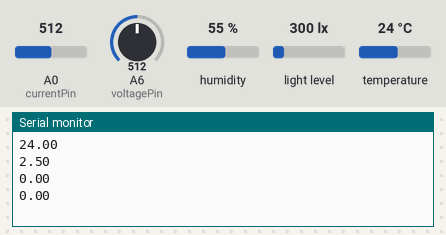
Recording of a program running on a simulated Arduino Nano, built with avr-gcc and run on an emulated ATmega328P. Shown: the last lines printed to the serial monitor. The test bench sets the inputs (shaded band); at power-on: light level 300 lx, temperature 24 °C, A0 (currentPin) = 512, A6 (voltagePin) = 512, humidity 55 %.

Above: at 5.8 s.
5.9 s: light level set to 40 lx
11.9 s: temperature set to 12 °C
17.9 s: A0 (currentPin) set to 716
At 21.0 s:
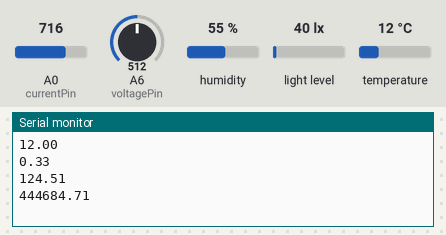
23.9 s: A6 (voltagePin) set to 716
At 25.9 s:
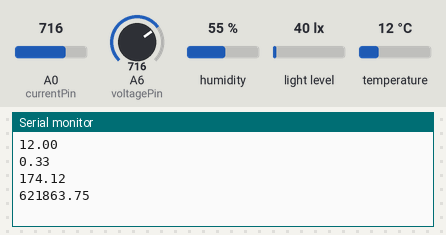
29.9 s: light level set to 500 lx
At 30.9 s:
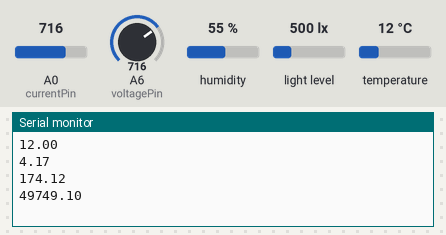
35.9 s: temperature set to 19 °C
Timing chart, 0 to 38.9 s (numbered marks = the images above; inputs shaded):
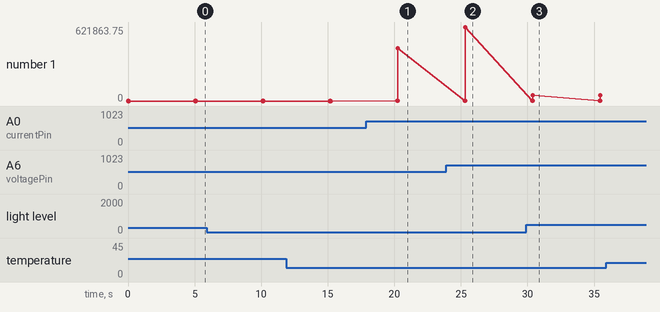

The program:

main.cpp
```cpp
// Inclusion des bibliothèques nécessaires
#include <Arduino.h>
#include <Adafruit_Sensor.h>
#include <DHT.h>
#include <DHT_U.h>
#include <BH1750.h>
#include <Wire.h>
#include <SoftwareSerial.h>
#define RX 2
#define TX 3

// Définition des broches pour les capteurs
#define currentPin A0 // Broche pour le capteur de courant ACS712
#define voltagePin A6 // Broche pour le capteur de tension B25
#define DHTPIN A3 // Broche pour le capteur de température DHT22

// Type de capteur DHT22 utilisé
#define DHTTYPE DHT22

// Création des objets pour les capteurs
DHT dht(DHTPIN, DHTTYPE);
BH1750 lightMeter;

SoftwareSerial espseriale(RX,TX);

// Constantes pour le diviseur de tension
const float R1 = 30000.0;
const float R2 = 7500.0;

// Constante pour la surface du panneau solaire (en m²)
//const float S = 0.05724;
const float S = 0.084;

// Fonction d'initialisation, exécutée une fois au démarrage
void setup() {
    // Initialisation de la communication série
    espseriale.begin(9600);
    Serial.begin(9600);
    //Serial.println("\n");

    // Initialisation de la communication I2C
    Wire.begin();

    // Initialisation des capteurs DHT22 et BH1750
    //dht.begin();
    //lightMeter.begin();

    // Configuration des broches des capteurs en entrée
    pinMode(currentPin, INPUT);
    pinMode(voltagePin, INPUT);

    // Message indiquant le début du test
    //Serial.println(F("Début du test (Veuillez appuyer sur ENTRER...)"));
}

// Fonction en boucle, exécutée en continu après l'initialisation
void loop() {
    /*// Mesure du courant à partir du capteur ACS712
    //unsigned int x=0;
    float adcValueCurrent=0.0, SamplesA=0.0, AvgAcs=0.0, I=0.0;
    for (int x = 0; x < 150; x++) { // Collecte de 150 échantillons
        adcValueCurrent = analogRead(currentPin); // Lecture des valeurs actuelles du capteur
        SamplesA = SamplesA + adcValueCurrent; // Accumulation des échantillons
        delay(3); // Attente avant la prochaine lecture (3ms)
    }
    AvgAcs = SamplesA / 150.0; // Calcul de la moyenne des échantillons
    //I = ((2.5 - (AvgAcs * (5.0 / 1024.0))) / 0.185) - 2.399; // Calcul de l'intensité du courant (en A)
    I = ((2.5 - (AvgAcs * (5.0 / 1024.0))) / 0.100);
    I = abs(I); // Conversion en valeur absolue pour éviter les valeurs négatives
    espseriale.print(I); // Affichage de I en A
    espseriale.print("/ ");*/

    // Mesure du courant à partir du capteur ACS712 20A
    float adcValueCurrent = analogRead(currentPin);
    //float I = ((2.5 - (adcValueCurrent * (5.0 / 1024.0))) / 0.185) - 2.399;
    float I1 = (2.5 - (adcValueCurrent * (5.0 / 1024.0))) / 0.100;
    float I = abs(I1); // Conversion en valeur absolue pour éviter les valeurs négatives
    Serial.println(I);
    espseriale.print(I);
    espseriale.print("/ ");

    // Mesure de la tension à partir du capteur B25
    float adcValueVoltage = analogRead(voltagePin);
    float adc_voltage = (adcValueVoltage * 5) / 1024.0; // Calcul de la tension (en V)
    float U = adc_voltage / (R2/(R1+R2)) ;
    Serial.println(U);
    espseriale.print(U);
    espseriale.print("/ ");

    // Mesure de la température à partir du capteur DHT22
    float T = dht.readTemperature(); // Lecture de la température (en °C)
    Serial.println(T);
    espseriale.print(T); // Affichage de T en °C
    espseriale.print("/ ");

    // Mesure de l'éclairement solaire à partir du capteur BH1750
    float lux = lightMeter.readLightLevel(); // Lecture de l'intensité lumineuse (en lux)
    //float E = (lux*0.0079);
    float E = (lux/120); // Conversion de lux en W/m²
    Serial.println(E);
    espseriale.print(E); // Affichage de E en W.m-²
    espseriale.print("/ ");

    // Calcul de la puissance délivrée par le panneau solaire (en W)
    float P = I * U;
    Serial.println(P);
    espseriale.print(P); // Affichage de P en W
    espseriale.print("/ ");

    // Calcul du rendement du panneau solaire (%)
    float R = (P / (E * S)) * 100.0;
    Serial.println(R);
    Serial.println(" ");
    espseriale.print(R); // Affichage de R en %
    espseriale.println("/ ");
    espseriale.println(" ");

    // Attente de 5 secondes avant de répéter la mesure
    delay(5000);
}
```

Measured:
- after the input at 17.9 s, the serial monitor: prints a new line after 2.3 s (image 1)
- after the input at 23.9 s, the serial monitor: prints a new line after 1.4 s (image 2)
- after the input at 29.9 s, the serial monitor: prints a new line after 0.48 s (image 3)
- plotted number 1: 0 → 444684.71 after the input at 17.9 s, 444684.71 → 621863.75 after the input at 23.9 s, 621863.75 → 49749.1 after the input at 29.9 s
